Frame 1 (no input): blank canvas, image omitted
Frame 60 (no input): blank canvas, image omitted
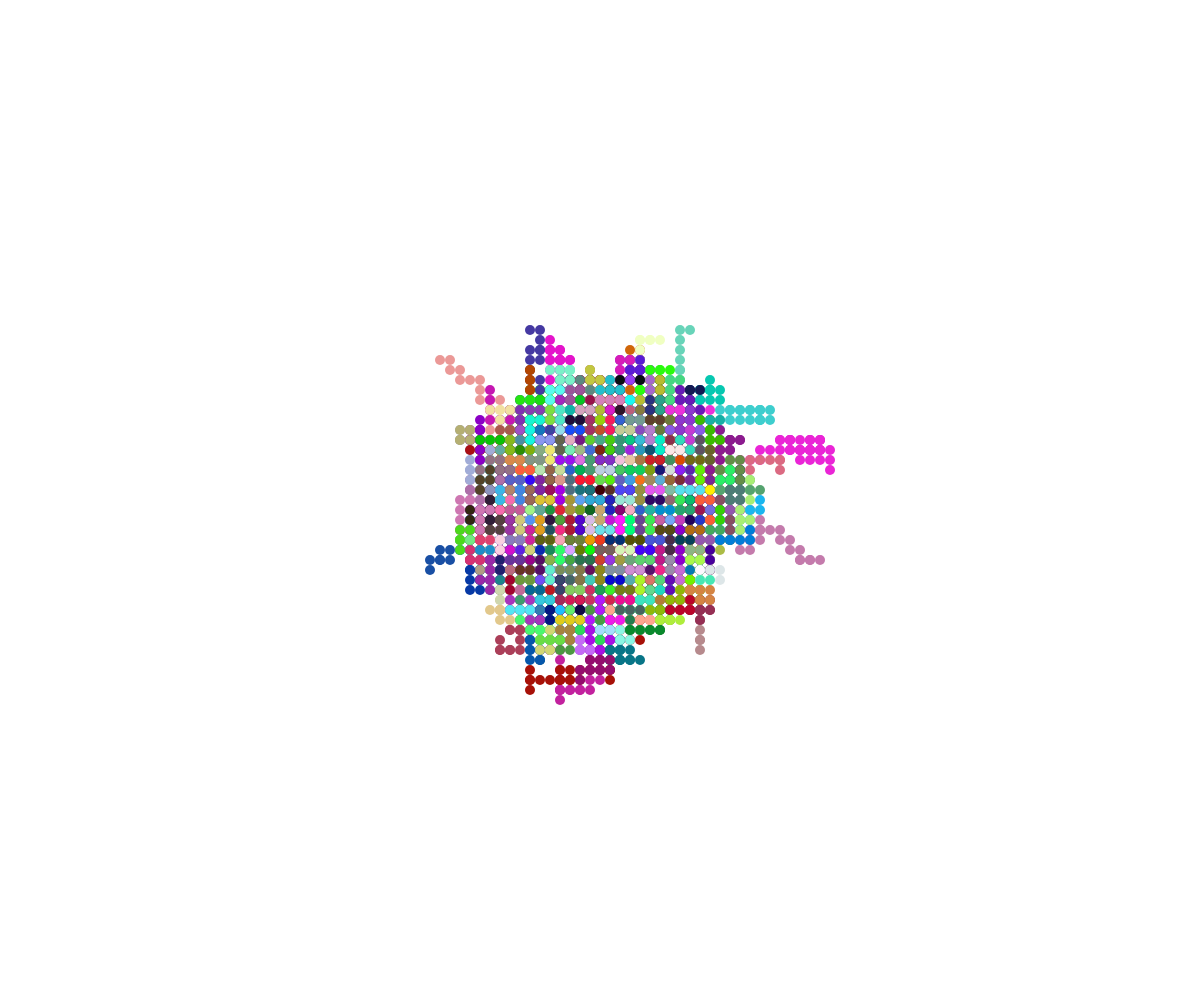
Frame 120 (the mouse pressed at the canvas centre since frame 60)

The p5.js sketch whose frames 1 and 60 were blank and that drew this single picture after the mouse press (run headless with seeded random() and noise() and a simulated clock; from frame 60 on, the mouse is pressed at the canvas centre):

// p5.js sketch
// ── sketch.js
// Walker OOP Demo
// Your Name
// Date
//
// Extra for Experts:
// - describe what you did to take this project "above and beyond"
let walkers = []
class Walker {
  constructor(x,y,r,g,b) {
    this.x = x;
    this.y = y;
    this.colour = [r,g,b];
    this.speed = 10;
    this.radius = 5;
  }
  move() {
    let choice = Math.random()*100;
    
    if (choice < 25) {
      //up
      this.y -= this.speed
    } else if (choice < 50) {
      //down
      this.y += this.speed
    } else if (choice < 75) {
      //left
      this.x -= this.speed
    } else if (choice < 100) {
      //right
      this.x += this.speed
    }
    
  }
  display() {
    push();
    noStroke()
    fill(...this.colour)
    circle(this.x,this.y,this.radius*2)
    pop();
  }
}

function mousePressed() {
  for (let i = 0; i<999; i++) {
    walkers.push(
      new Walker(mouseX, mouseY, random(255), random(255), random(255))
    )
  }
  
}

function setup() {
  createCanvas(windowWidth, windowHeight);
  // luke = new Walker(windowWidth/2,windowHeight/2,"blue")
  // laeron = new Walker(windowWidth/2,windowHeight/2,"red")
}

function draw() {
  for (let walker of walkers) {
    console.log(walker)
    walker.move();
    walker.display();
  }
  //background(220);
}
